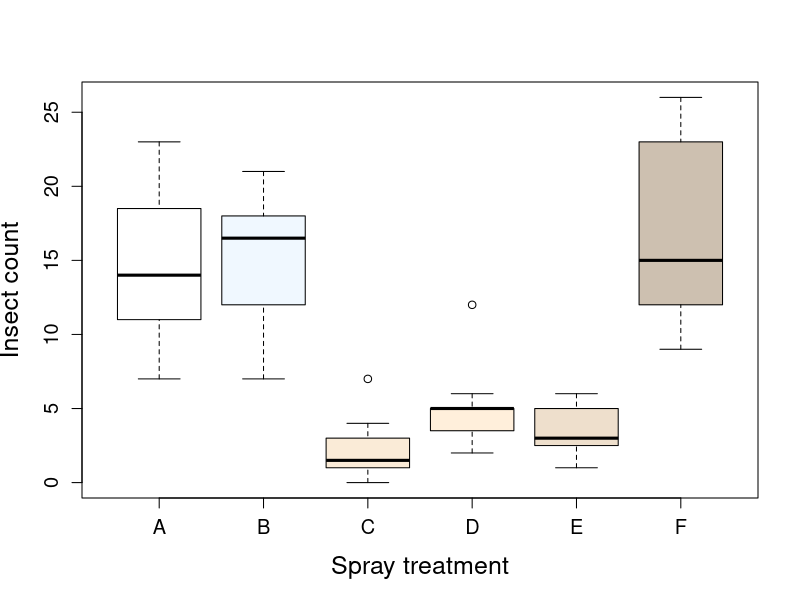

Reproduce this figure in R.
## ---- chunk 1
knitr::opts_chunk$set(echo = TRUE)
## ---- chunk 2
data(InsectSprays)
anova(lm(InsectSprays$count ~ InsectSprays$spray))
## ---- chunk 3
boxplot(InsectSprays$count ~ InsectSprays$spray,
        xlab = 'Spray treatment',
        ylab = 'Insect count',
        col = colors()[1:6],
        cex.lab=1.5,
        cex.axis = 1.2)
